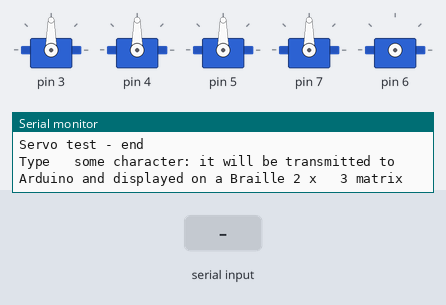
A sketch run on a simulated Arduino Uno, built with avr-gcc and run on an emulated ATmega328P. Parts: 5 × servo, the last lines printed to the serial monitor. The inputs (shaded band) are chosen by the test bench.

Above: at 3.2 s.
3.3 s: "1\n" received over Serial
4.9 s: "c\n" received over Serial
At 6.2 s:
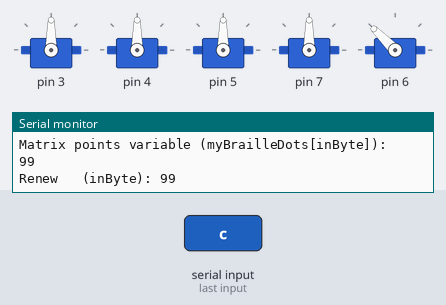
6.5 s: "0\n" received over Serial
At 7.7 s:
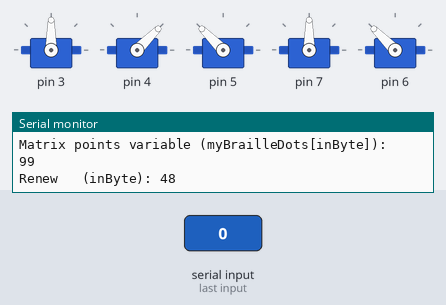
8.1 s: "2\n" received over Serial
At 9.2 s:
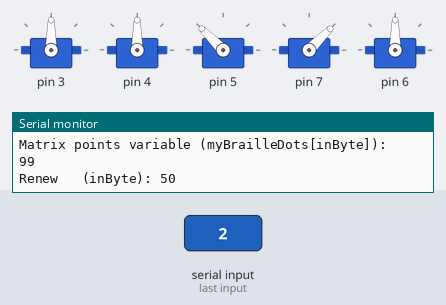
9.8 s: "c\n" received over Serial
At 10.4 s:
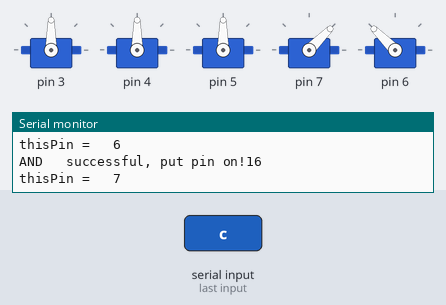
11.5 s: "0\n" received over Serial
At 11.68 s:
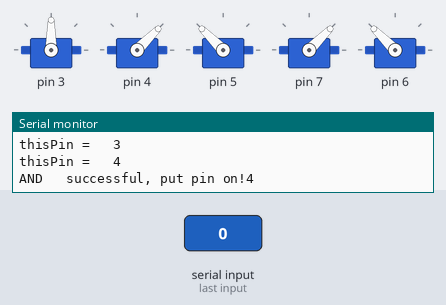
Timing chart, 0 to 14.2 s (numbered marks = the images above; inputs shaded):
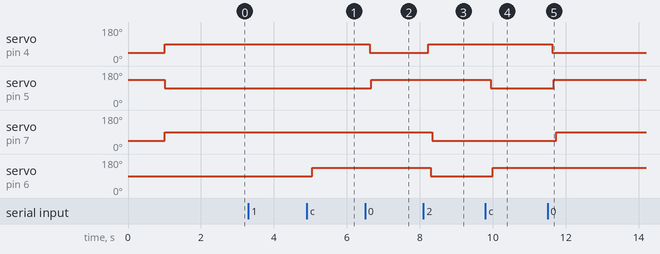

Measured:
- after the input at 4.9 s, servo on pin 6: 90° → 135° after 0.16 s
- after the input at 6.5 s, servo on pin 4: 90° → 45° after 0.12 s; servo on pin 5: 90° → 135° after 0.17 s
- after the input at 8.1 s, servo on pin 4: 45° → 90° after 0.13 s; servo on pin 7: 90° → 45° after 0.25 s; servo on pin 6: 135° → 90° after 0.20 s
- after the input at 9.8 s, servo on pin 5: 135° → 90° after 0.14 s; servo on pin 6: 90° → 135° after 0.19 s
- after the input at 11.5 s, servo on pin 4: 90° → 45° after 0.12 s; servo on pin 5: 90° → 135° after 0.17 s; servo on pin 7: 45° → 90° after 0.24 s

The sketch:

servo6_fin.ino
```cpp
#include <Servo.h> // 서보모터를 다루기 위한 헤더파일

// 서보모터의 개수
int const numServo = 6;

// 서보모터를 배열로 선언
Servo servos[numServo];

// Serial로 Read한 문자를 1개씩 저장할 변수
byte inByte;
// Serial 통신의 마지막 입력을 저장한다 -> Serial 통신의 맨 마지막에 항상 garbage값이 들어오기 때문
byte inByte_p = 32;

// Read된 문자에 해당하는 점자 data의 각 자리가 0인지 1인지 판별하기 위한 변수 선언 (초기값 = 0000001)
byte mask = 1;

// ASCII - 점자 data 변환 배열 선언
byte myBrailleDots[255];

// ASCII - 점자 data 변환 배열 저장 함수
void make_brailleDots(){
  // 배열의 초기값을 99로 설정하여 나중에 사용하지 않는 부분을 검출
  for (int i = 0; i < 256; i =   i + 1) {
     myBrailleDots[i] = 99;
  }

  // 문자의 해당 ASCII번호와 점자 data를 저장하는 배열
  // 영문자는 대소문자를 구분하지 않았다.
  myBrailleDots[32] = 0;  // blank is 000000
  myBrailleDots[33]   = 14;  // exlamation mark is 001110
  myBrailleDots[34] = 7;  // double quote   is 000111
  myBrailleDots[34] = 2;  // single quote is 000010
  myBrailleDots[40]   = 15;  // left parenthesis is 001111
  myBrailleDots[41] = 15;  // right parenthesis   is 001111
  myBrailleDots[44] = 8;  // comma is 001000
  myBrailleDots[46]   = 13;  // period is 001101
  myBrailleDots[48] = 28; // 0 is 011100
  myBrailleDots[49]   = 32; // 1 is 100000
  myBrailleDots[50] = 40; // 2 is 101000
  myBrailleDots[51]   = 48; // 3 is 110000
  myBrailleDots[52] = 52; // 4 is 110100
  myBrailleDots[53]   = 36; // 5 is 100100
  myBrailleDots[54] = 56; // 6 is 111000
  myBrailleDots[55]   = 60; // 7 is 111100
  myBrailleDots[56] = 44; // 8 is 101100
  myBrailleDots[58] = 12; // colon is 001100
  myBrailleDots[59]   = 10; // semicolon is 001010
  myBrailleDots[63] = 11; // question mark is 001011
   myBrailleDots[65] = 32; // A is 100000
  myBrailleDots[66] = 40; // B is 101000
   myBrailleDots[67] = 48; // C is 110000
  myBrailleDots[68] = 52; // D is 110100
   myBrailleDots[69] = 36; // E is 100100
  myBrailleDots[70] = 56; // F is 111000
   myBrailleDots[71] = 60; // G is 111100
  myBrailleDots[72] = 44; // H is 101100
   myBrailleDots[73] = 24; // I is 011000
  myBrailleDots[74] = 28; // J is 011100
   myBrailleDots[75] = 34; // K is 100010
  myBrailleDots[76] = 42; // L is 101010
   myBrailleDots[77] = 50; // M is 110010
  myBrailleDots[78] = 54; // N is 110110
   myBrailleDots[79] = 38; // O is 100110
  myBrailleDots[80] = 58; // P is 111010
   myBrailleDots[81] = 62; // Q is 111110
  myBrailleDots[82] = 46; // R is 101110
   myBrailleDots[83] = 26; // S is 011010
  myBrailleDots[84] = 30; // T is 011110
   myBrailleDots[85] = 35; // U is 100011
  myBrailleDots[86] = 43; // V is 101011
   myBrailleDots[87] = 29; // W is 011101
  myBrailleDots[88] = 51; // X is 110011
   myBrailleDots[89] = 55; // Y is 110111
  myBrailleDots[90] = 39; // Z is 100111
   myBrailleDots[97] = 32; // A is 100000
  myBrailleDots[98] = 40; // B is 101000
   myBrailleDots[99] = 48; // C is 110000
  myBrailleDots[100] = 52; // D is 110100
   myBrailleDots[101] = 36; // E is 100100
  myBrailleDots[102] = 56; // F is   111000
  myBrailleDots[103] = 60; // G is 111100
  myBrailleDots[104] = 44;   // H is 101100
  myBrailleDots[105] = 24; // I is 011000
  myBrailleDots[106]   = 28; // J is 011100
  myBrailleDots[107] = 34; // K is 100010
  myBrailleDots[108]   = 42; // L is 101010
  myBrailleDots[109] = 50; // M is 110010
  myBrailleDots[110]   = 54; // N is 110110
  myBrailleDots[111] = 38; // O is 100110
  myBrailleDots[112]   = 58; // P is 111010
  myBrailleDots[113] = 62; // Q is 111110
  myBrailleDots[114]   = 46; // R is 101110
  myBrailleDots[115] = 26; // S is 011010
  myBrailleDots[116]   = 30; // T is 011110
  myBrailleDots[117] = 35; // U is 100011
  myBrailleDots[118]   = 43; // V is 101011
  myBrailleDots[119] = 29; // W is 011101
  myBrailleDots[120]   = 51; // X is 110011
  myBrailleDots[121] = 55; // Y is 110111
  myBrailleDots[122]   = 39; // Z is 100111
}

// servo motor가 시작시 "S" 문자를 출력한다
void setting_servo(){
  // 서보모터 출력핀 설정
  // 각 자리의 서보모터 마다 올라갔을때의 각도와 내려왔을때의 각도가 다르다.

  //servos[0].attach(2); // servos[0] == Right Low , 90degree(dowm) - 45degree(up)
  servos[1].attach(3); // servos[1] == Left Low , 90degree(dowm) - 135degree(up)
  servos[2].attach(4); // servos[2] == Right Middle , 90degree(dowm) - 45degree(up)
  servos[3].attach(5); // servos[3] == Left Middle , 90degree(dowm) - 135degree(up)
  //servos[4].attach(6); // servos[4] == Right High , 90degree(dowm) - 135degree(up)
  servos[5].attach(7); // servos[0] == Left High , 90degree(dowm) - 45degree(up)

  //servos[0].write(45);
  servos[1].write(135);
  servos[2].write(45);
  servos[3].write(135);
  //servos[4].write(135);
  servos[5].write(45);

  delay(1000);

  //servos[0].write(90);
  servos[1].write(90);
  servos[2].write(90);
  servos[3].write(90);
  //servos[4].write(90);
  servos[5].write(90);

  delay(1000);

  //servos[0].detach();
  servos[1].detach();
  servos[2].detach();
  servos[3].detach();
  //servos[4].detach();
  servos[5].detach();
}

// 입력이 발생하였을 때 어떤 문자가 입력이 되었는지, 입력된 문자가 어떤 점자 data를 가지고 있는지 print하는 함수
void read_print_data(){
  // serial로 들어온 Byte를 읽는다 (한 글자씩 읽는다)
  inByte = Serial.read();
  // 어떤 문자가 들어왔는지 그 문자에 해당하는 ASCII번호를 출력
  Serial.print("Received   (inByte): ");
  Serial.println(inByte);
  Serial.print("Received   (inByte_p): ");
  Serial.println(inByte_p);
  // 그 번호에 해당하는 점자 data 출력
  Serial.print("Matrix points variable (myBrailleDots[inByte]):   ");
  Serial.println(myBrailleDots[inByte]);
}

// 입력의 마지막 문자를 저장하는 함수
void save_last_message(){
  inByte = inByte_p;
  Serial.print("Renew   (inByte): ");
  Serial.println(inByte);
}

// 입력된 문자가 점자 data로 변환이 불가한 경우 문장을 print하는 함수
void not_translatable_message(){
  Serial.println("Not   a translatable character");
}

// 점자 data의 출력을 위한 함수
void servo_control(){
  // 출력할 핀 (오른쪽 아래의 점자)
  int thisPin = 2;
  // 서보모터의 전력소모를 줄이기 위하여 연속적인 data입력시 이전의 data와 비교하여 변화가 있는
  // 서보모터만 attach하여 각도를 제어
  for (mask   = 000001; mask<64; mask <<= 1) {
    Serial.print("thisPin =   ");
    Serial.println(thisPin);
    // 이전값과 비교하여 DOWN -> UP으로 바뀌는 부분
    if (((myBrailleDots[inByte] ^ myBrailleDots[inByte_p]) & (myBrailleDots[inByte])) & mask){
      Serial.print("AND   successful, put pin on!");
      Serial.println(mask);
      // 각 핀마다 올라와야하는 각도가 다르므로 if문을 이용하여 각 핀의 출력각도를 제어해 주었다.
      if(thisPin == 2){
        servos[0].attach(2);
        servos[0].write(45);
      }
      else if(thisPin == 3){
        servos[1].attach(3);
        servos[1].write(135);
      }
      else if(thisPin == 4){
        servos[2].attach(4);
        servos[2].write(45);
      }
      else if(thisPin == 5){
        servos[3].attach(5);
        servos[3].write(135);
      }
      else if(thisPin == 6){
        servos[4].attach(6);
        servos[4].write(135);
      }
      else if(thisPin == 7){
        servos[5].attach(7);
        servos[5].write(45);
      }
    }
    // 이전값과 비교하여 UP -> DOWN으로 바뀌는 부분
    else if(((myBrailleDots[inByte] ^ myBrailleDots[inByte_p]) & (myBrailleDots[inByte_p])) & mask){
      Serial.print("AND   unsuccessful, put pin off!");
      Serial.println(mask);
      if(thisPin == 2){
        servos[0].attach(2);
        servos[0].write(90);
      }
      else if(thisPin == 3){
        servos[1].attach(3);
        servos[1].write(90);
      }
      else if(thisPin == 4){
        servos[2].attach(4);
        servos[2].write(90);
      }
      else if(thisPin == 5){
        servos[3].attach(5);
        servos[3].write(90);
      }
      else if(thisPin == 6){
        servos[4].attach(6);
        servos[4].write(90);
      }
      else if(thisPin == 7){
        servos[5].attach(7);
        servos[5].write(90);
      }
    }
    thisPin   = thisPin + 1;
  }
}

// 문자 1개를 출력 후 전부 detach하여 전류를 아낀다
void save_detach(){
   // 이전값과 비교를 위한 이전값을 저장해주는 변수 inByte_p
   inByte_p = inByte;
   // 한 문자를 출력하고 난 다음 전부 detach()를 해주어 전류소모를 아끼는 부분
   servos[0].detach();
   servos[1].detach();
   servos[2].detach();
   servos[3].detach();
   servos[4].detach();
   servos[5].detach();
}

void setup() {
  make_brailleDots();

  // baudrate 설정
  Serial.begin(9600);

  // 통신이 시작되었는지를 test해보기 위해 serial monitor에 출력
  Serial.println("ASCII   - Braille Arduino Converter");
  Serial.println("Servo test - begin");

   setting_servo();

  //마찬가지로 serial monitor에 test가 끝났다는 것을 알리는 출력 문구이다.
  Serial.println("Servo test - end");
  Serial.println("Type   some character: it will be transmitted to Arduino and displayed on a Braille 2 x   3 matrix");
}


void loop() {
   // 점자 출력은 점자 data를 받았을 때에만 실행된다
   if (Serial.available() > 0) {
      read_print_data();

      // 입력의 마지막 부분을 저장
      if (inByte == 10){
        save_last_message();
      }
      // 만약 저장하지 않은 문자가 나온다면 점자 data는 99로 저장되어 있을 것이고 저장하지 않았으므로 출력하지 않는다
      else if   (myBrailleDots[inByte] == 99){
         not_translatable_message();
      }

      // 저장된 문자가 나왔을 시
      else{
        servo_control();
      }
      delay(500); // 1개의 문자당 1초의 delay를 갖는다.
   }
   save_detach();
}
```
